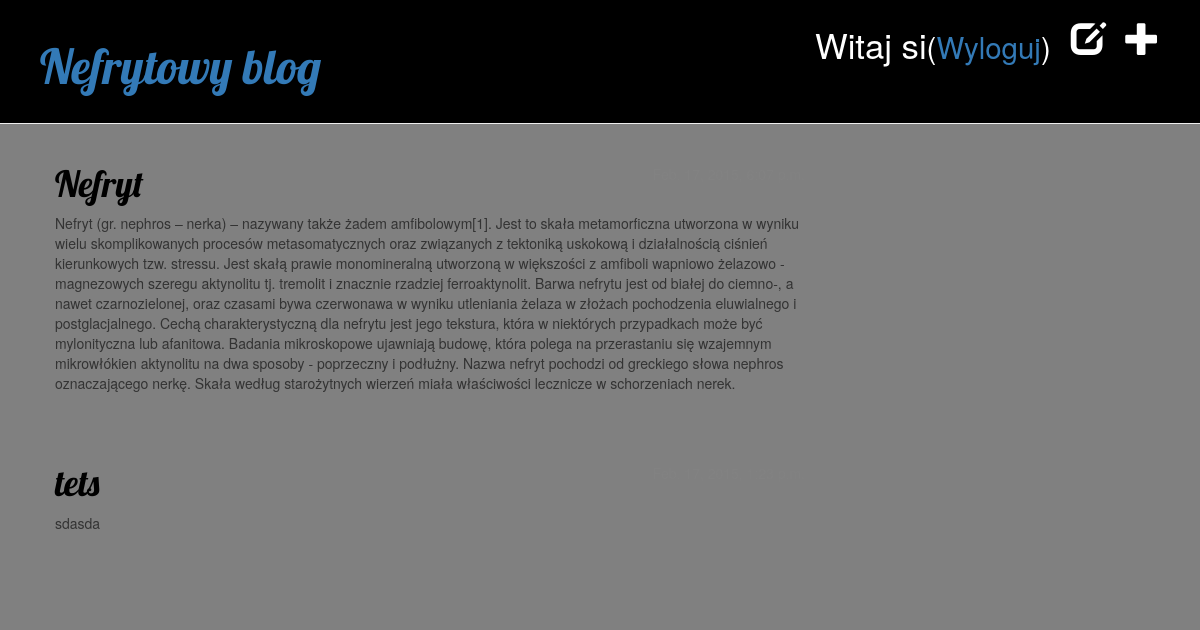
The app's page / (signed in) with its own data.
### blog/models.py (models this page shows, shortened)
class Post(models.Model):
	author = models.ForeignKey('auth.User')
	title = models.CharField(max_length=200)
	text = models.TextField()
	created_date = models.DateTimeField(default=timezone.now)
	published_date = models.DateTimeField(blank=True, null=True)

### blog/views.py (the view)
# urls.py: url(r'^$', views.post_list),
def post_list(request):
    posts = Post.objects.filter(published_date__lte=timezone.now()).order_by('-published_date')
    return render(request, 'blog/post_list.html', {'posts': posts})

### blog/templates/blog/post_list.html (shortened to what this page needs)
{% extends 'blog/base.html' %}
{% block content %}
    {% for post in posts %}
        <div class="post">
            <div class="date">
            </div>
            <h1><a href="{% url 'blog.views.post_detail' pk=post.pk %}">{{ post.title }}</a></h1>
            <p>{{ post.text|linebreaks }}</p>
        </div>
    {% endfor %}
{% endblock content %}

### blog/templates/blog/base.html (shortened to what this page needs)
{% load staticfiles %}
<html>
    <head>
        <link rel="stylesheet" href="//maxcdn.bootstrapcdn.com/bootstrap/3.2.0/css/bootstrap.min.css">
		<link rel="stylesheet" href="//maxcdn.bootstrapcdn.com/bootstrap/3.2.0/css/bootstrap-theme.min.css">
		<link rel="stylesheet" href="{% static 'css/blog.css' %}">
    </head>
    <body>
        <div class="page-header">
            {% if user.is_authenticated %}
            <a href="{% url 'post_new' %}" class="top-menu"><span class="glyphicon glyphicon-plus"></span></a>
            <a href="{% url 'post_draft_list' %}" class="top-menu"><span class="glyphicon glyphicon-edit"></span></a>
            <p class="top-menu">Witaj {{ user.username }}<small>(<a href="{% url 'django.contrib.auth.views.logout' %}">Wyloguj</a>)</small></p>
            {% else %}
            <a href="{% url 'django.contrib.auth.views.login' %}" class="top-menu"><span class="glyphicon glyphicon-lock"></span></a>
            {% endif %}
            <h1><a href="{% url 'blog.views.post_list' %}">Nefrytowy blog</a></h1>
        </div>
	    <div class="content container">
	        <div class="row">
	            <div class="col-md-8">
	            {% block content %}
	            {% endblock %}
	            </div>
	        </div>
	    </div>
    </body>
</html>

### static/css/blog.css (style rules this page uses)
body { background-color: grey; text-color: red; }
.page-header { background-color: black; margin-top: 0; padding: 20px 20px 20px 40px; }
.page-header h1, .page-header h1 a, .page-header h1 a:visited, .page-header h1 a:active { font-size: 36pt; text-decoration: none; }
.content { margin-left: 40px; }
h1, h2, h3, h4 { font-family: 'Lobster', cursive; }
.date { float: right; color: #828282; }
.top-menu, .top-menu:hover, .top-menu:visited { color: #ffffff; float: right; font-size: 26pt; margin-right: 20px; }
.post { margin-bottom: 70px; }
.post h1 a, .post h1 a:visited { color: #000000; }

### records on screen
Post: title "Nefryt", text "Nefryt (gr. nephros – nerka) – nazywany także żadem amfibolowym[1]. Jest to skała metamorficzna utworzona w wyniku wielu skomplikowanych procesów metasomatycznych oraz związanych z tektoniką uskokową i działalnością ciśnień kierunkowych tzw. stressu. Jest skałą prawie monomineralną utworzoną w większości z amfiboli wapniowo żelazowo - magnezowych szeregu aktynolitu tj. tremolit i znacznie rzadziej ferroaktynolit. Barwa nefrytu jest od białej do ciemno-, a nawet czarnozielonej, oraz czasami bywa czerwonawa w wyniku utleniania żelaza w złożach pochodzenia eluwialnego i postglacjalnego. Cechą charakterystyczną dla nefrytu jest jego tekstura, która w niektórych przypadkach może być mylonityczna…"
Post: title "tets", text "sdasda"

### other values on screen
{{ user.username }} "si"
